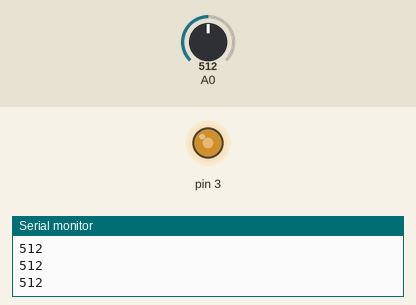
This sketch was run on a simulated Arduino Uno, built with avr-gcc and run on an emulated ATmega328P. Shown: output pins drawn as LEDs (lit = HIGH), the last lines printed to the serial monitor. Inputs (shaded band) come from the test bench; at power-on: A0 = 512.

Above: at 1.2 s.
1.3 s: A0 set to 900
At 1.8 s:
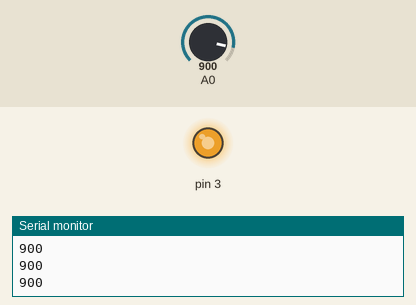
2.8 s: A0 set to 1023
At 3.1 s:
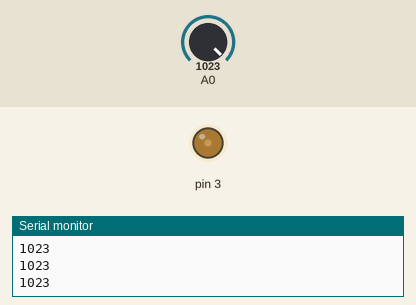
Timing chart, 0 to 5.8 s (numbered marks = the images above; inputs shaded):
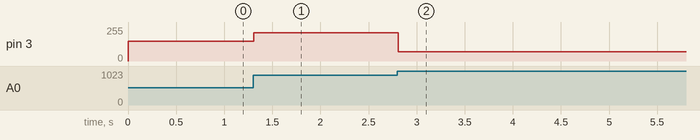

Measured:
- after the input at 1.3 s, pin 3: 150/255 → 212/255 at once
- after the input at 2.8 s, pin 3: 212/255 → 70/255 at once

The sketch:

Led2Fade.ino
```cpp
int inputPot = 0;
int outToPWM = 0;
void setup() {
  pinMode(3, OUTPUT);
  Serial.begin(9600);
}

// the loop function runs over and over again forever
void loop() {
  inputPot = analogRead(0);
  outToPWM = map(inputPot, 420, 200, 0, 255);
  Serial.println(inputPot);
  analogWrite(3,outToPWM);
}
```
